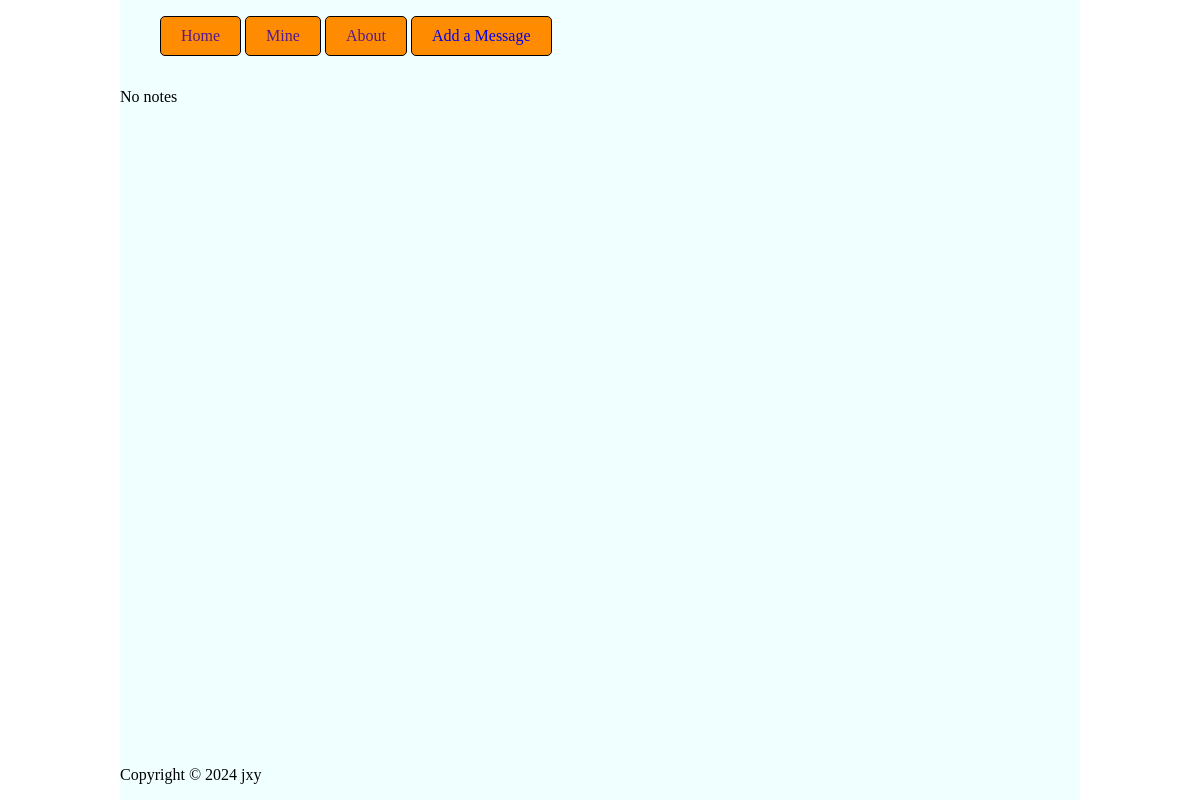
Before: /notes/ with the older database file.
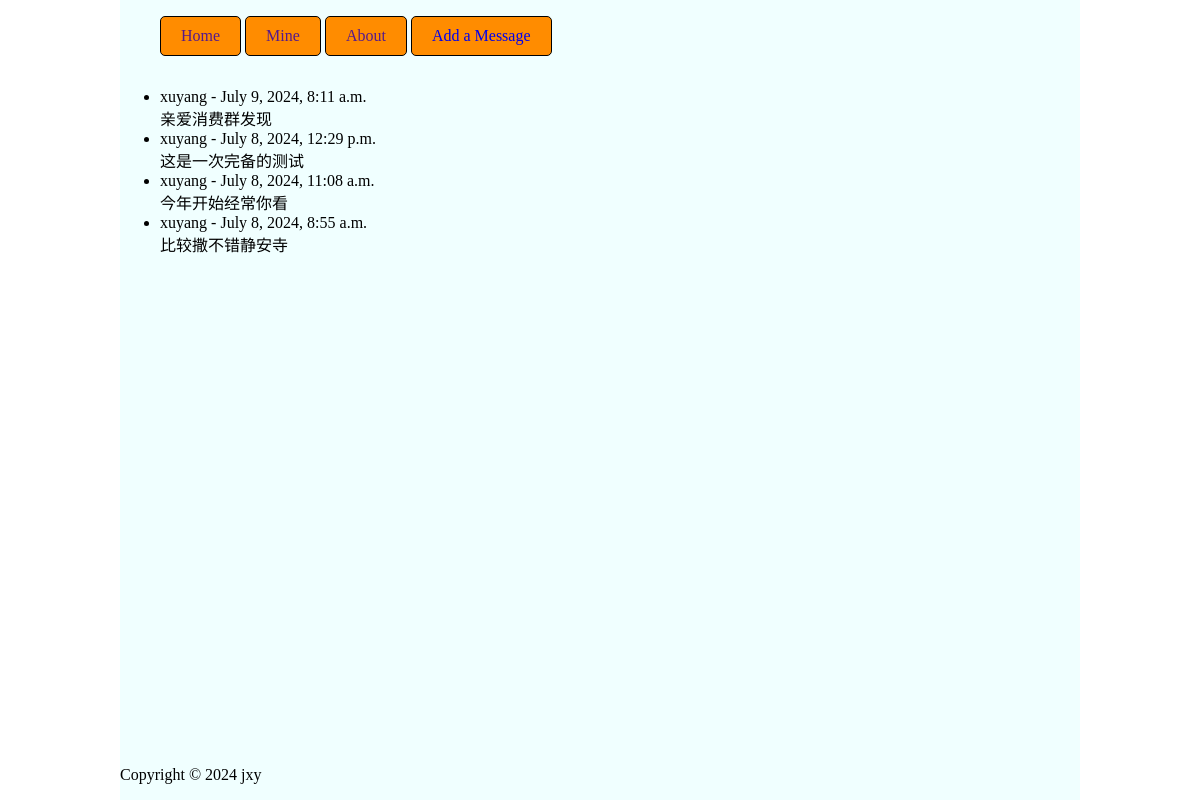
After: the same page with the newer database file.
### notes/models.py (models this page shows, shortened)
class Note(models.Model):
    name = models.CharField(max_length=30)
    content = models.TextField()
    created_at = models.DateTimeField(auto_now_add=True)

### notes/views.py (the view)
# urls.py: path('', views.note_list, name='note_list'),
def note_list(request):
    notes = Note.objects.all().order_by('-created_at')
    return render(request, 'notes/note_list.html', {'notes': notes})

### notes/templates/notes/note_list.html (shortened to what this page needs)
{% extends 'notes/base.html' %}
{% block content %}
{% if notes %}
    <ul>
        {% for note in notes %}
            <li>
                {{note.name}} {{'-'}}
                {{note.created_at}} <br>
                {{note.content}} <br>
            </li>
        {% endfor %}
    </ul>
{% else %}
    <p>No notes</p>
{% endif %}
{% endblock %}

### notes/templates/notes/base.html (shortened to what this page needs)
<!DOCTYPE html>
<html lang="en">
<head>
    {% block stylesheets %}
    {% load static %}
    <link rel="stylesheet" href="{% static 'css/base.css' %}">
    {% endblock %}
</head>
<body>
    <header class="body-header">
        <nav class="body-header-nav">
            <ul>
                <li><a href="">Home</a></li>
                <li><a href="">Mine</a></li>
                <li><a href="">About</a></li>
                <li><a href="{% url 'create_note' %}" class="btn btn-primary">Add a Message</a>                </li>
            </ul>
        </nav>
    </header>
    <main>
        {% block content %}{% endblock %}
    </main>
    <footer>
        <p>Copyright &copy; 2024 jxy</p>
    </footer>
</body>
</html>

### notes/static/css/base.css (style rules this page uses)
body { display: flex; flex-direction: column; background-color: white; min-height: 100vh; margin: 0; max-width: 80%; margin: 0 auto; }
header, main, footer { background-color: #F0FFFF; }
main { flex-grow: 1; }
nav > ul > li { list-style-type: none; display: inline-block; background-color: #FF8C00; padding: 10px 20px; border: 1px solid; border-radius: 5px; }
nav > ul > li > a { text-decoration: none; }

Changed rows visible on the page:
added Note: name "xuyang", value "-", created_at "July 9, 2024, 8:11 a.m.", content "亲爱消费群发现"
added Note: name "xuyang", value "-", created_at "July 8, 2024, 12:29 p.m.", content "这是一次完备的测试"
added Note: name "xuyang", value "-", created_at "July 8, 2024, 11:08 a.m.", content "今年开始经常你看"
added Note: name "xuyang", value "-", created_at "July 8, 2024, 8:55 a.m.", content "比较撒不错静安寺"
Other visible differences:
text no longer shown: "No notes"
